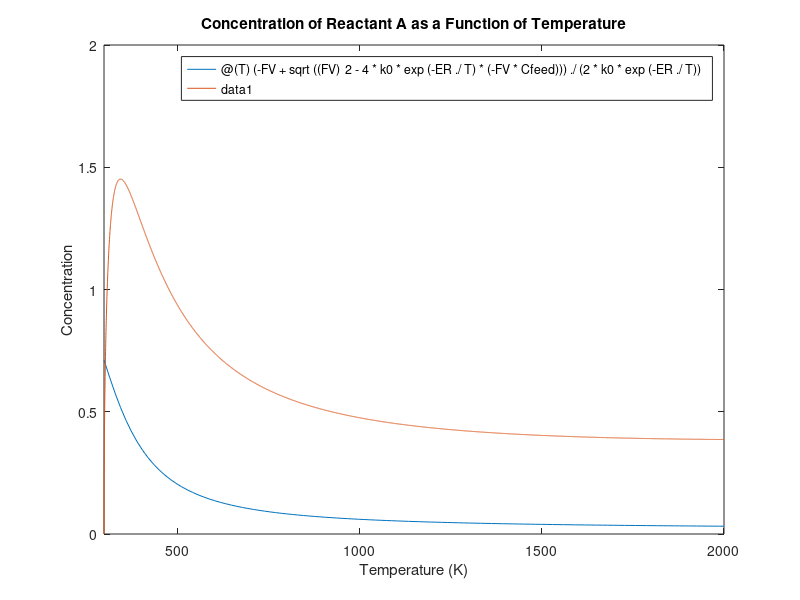

MATLAB code to generate this figure:
clear all

FV = .5; % (s) F/V inlet flow/tank volume
ER = 2600; % (K) Reaction activation energy/ideal gas constant
k0 = 1750; % (liter/(g*s)) Reaction rate constant
B = -15.3; %(liter*K/g) Heat of reaction...
A = .14;      % (s^-1) Heat Transger coefficient
Cfeed = 1; % (g/liter) Concentration of reactant A in input feed
Tfeed = 298; % (K) Temperature of input feed
Tcool = 298; % Temperature of cooling jacket


C1 = @(T) (-FV + sqrt((FV)^2 - 4*k0*exp(-ER./T)*(-FV*Cfeed)))./(2*k0*exp(-ER./T));
C2 = @(T) sqrt((FV*(Tfeed - T) + A*(Tcool - T)) ./ (B*k0*exp(-ER./T)));

% Plotting Code
fplot(C1, [298,2000]);
hold on
fplot(C2, [298,2000]);
xlabel("Temperature (K)");
ylabel("Concentration");
title("Concentration of Reactant A as a Function of Temperature")


% Define vector of equilibrium points guesses
guess1 = [.7, 310];

% Define equations to solve
eqs = @(X) [((Cfeed-X(1))*FV) - k0*exp(-ER/X(2))*X(1)^2; 
            (Tfeed-X(2))*FV - B*k0*exp(-ER/X(2))*X(1)^2 + A*(Tcool-X(2))];




% Solve for equilibrium points
point1 = fsolve(eqs, guess1);


% 
% [((Cfeed-C)*FV-k0*exp(-ER/T)*C^2);
% ((Tfeed-T)*FV-k0*exp(-ER/T)*C^2)*B+(A*(Tcool-T))]




% Solve for equilibrium points
point1 = fsolve(eqs, guess1);


% Define function to compute Jacobian matrix
Jacobian = @(C, T) [(-FV - k0 * exp(-ER/T) * C * 2), (-k0 * (ER/(T^2)) * exp(-ER/T) * C^2);
                    (-2 * k0 * exp(-ER/T) * C * B), -FV - k0 * (ER/(T^2)) * exp(-ER/T) * C^2 * B - A];



% Compute Jacobian at point1
J = Jacobian(point1(1), point1(2));

% Compute eigenvalues
eigenvalues = eig(J);

% Display results
disp('Eigenvalues of Linearized System:');
disp(eigenvalues);







